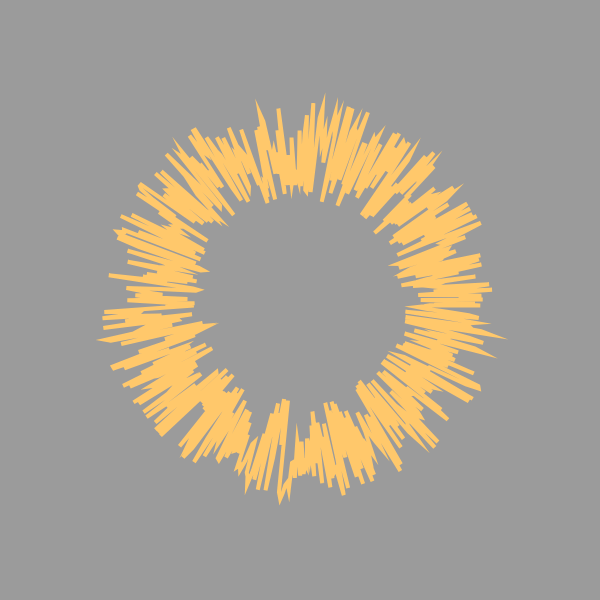
Frame 1 (no input)
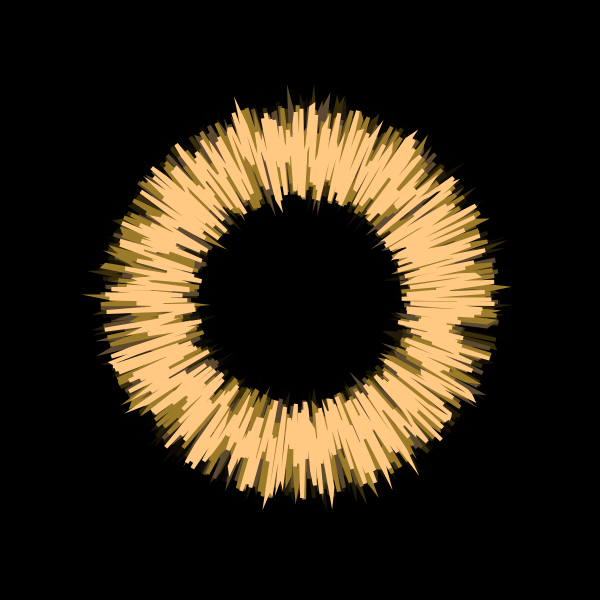
Frame 60 (no input)
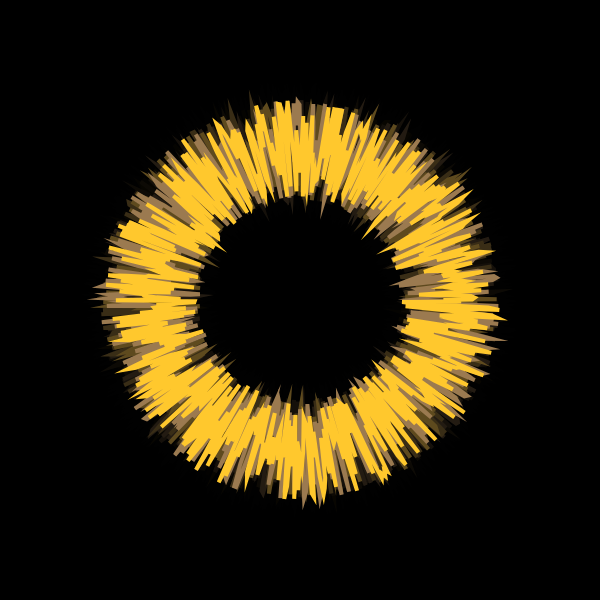
Frame 120 (the mouse pressed at the canvas centre since frame 60)

The p5.js sketch that drew these frames (run headless with seeded random() and noise() and a simulated clock; from frame 60 on, the mouse is pressed at the canvas centre):

// p5.js sketch
// ── sketch.js
let angle = 0;
let r = 150;

function setup(){
    createCanvas(600, 600);
}

function draw(){
    background(0,100);
    stroke(255,200,random(150));
    strokeWeight(4);
    noFill();
    translate(300, 300);

    // let increment = map(mouseX, 0, width, PI, 0.01);
    let increment = 0.01;
    // noLoop();

    beginShape();
    for (let a = 0; a < TWO_PI; a += increment){
        let r1 = r + random(-50,50);
        let x = r1 * cos(a);
        let y = r1 * sin(a);
        vertex(x,y);
    }

    endShape(CLOSE);
}
